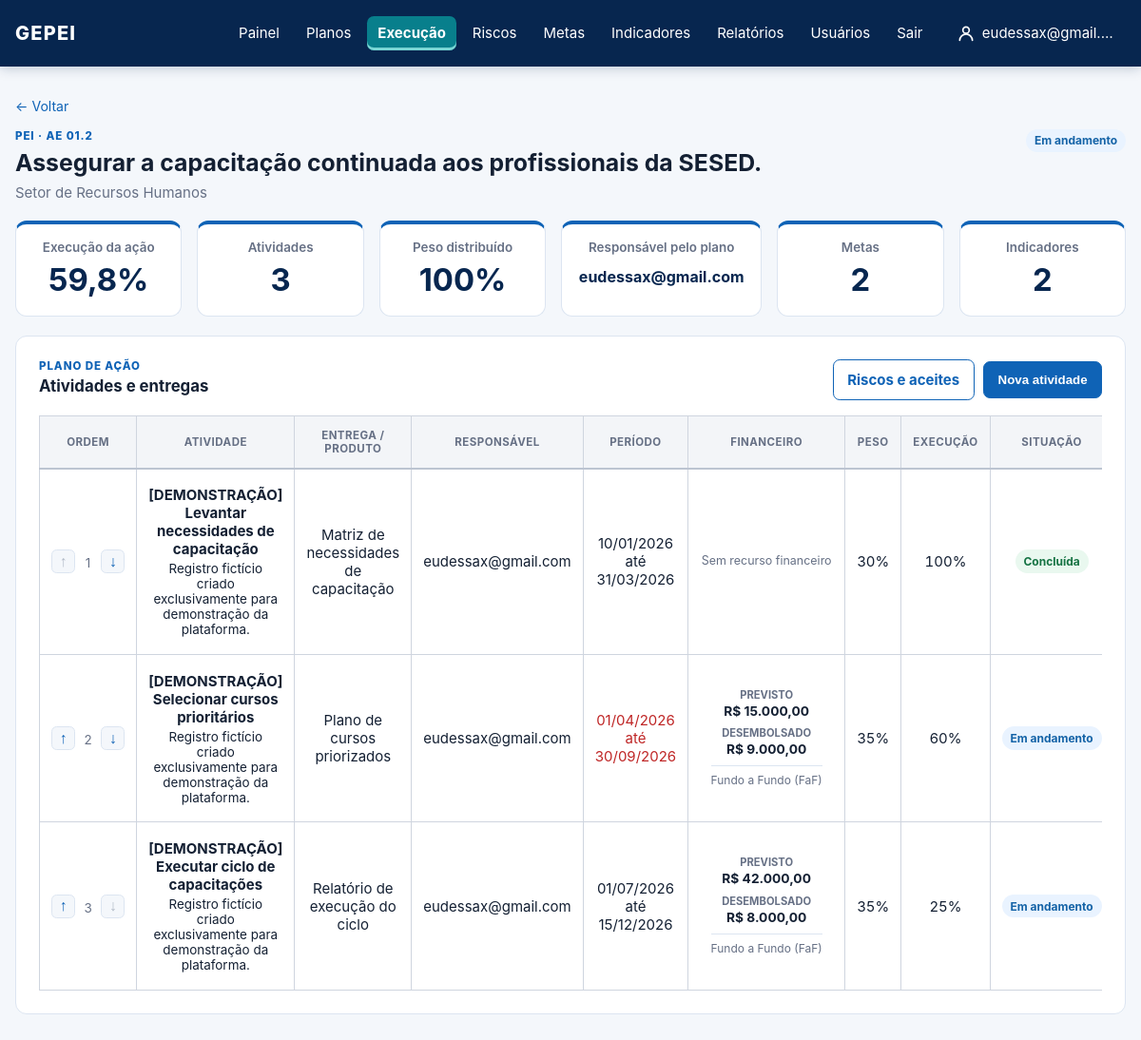
Screenshot of /planos-de-acao/2/ (signed in) with the database file from the repository.
### core/models.py (models this page shows, shortened)
class StrategicAction(models.Model):
    class Status(models.TextChoices):
        NOT_STARTED = "NAO_INICIADA", "Não iniciada"
        IN_PROGRESS = "EM_ANDAMENTO", "Em andamento"
        COMPLETED = "CONCLUIDA", "Concluída"
        DELAYED = "ATRASADA", "Atrasada"
        BLOCKED = "BLOQUEADA", "Bloqueada"
        SUSPENDED = "SUSPENSA", "Suspensa"
    artifact = models.ForeignKey(PlanArtifact, on_delete=models.PROTECT, related_name="actions")
    coordinating_unit = models.ForeignKey(OrganizationalUnit, on_delete=models.PROTECT)
    code = models.CharField(max_length=30)
    title = models.CharField(max_length=255)
    description = models.TextField(blank=True)
    due_date = models.DateField(
        null=True,
        blank=True,
        help_text="Preenchido no cronograma operacional; não é inferido da vigência do PEI.",
    )
    status = models.CharField(max_length=15, choices=Status.choices, default=Status.NOT_STARTED)
    progress = models.DecimalField(max_digits=5, decimal_places=2, default=0)
    funding_sources = models.CharField(max_length=255, blank=True)
    participating_units = models.ManyToManyField(OrganizationalUnit, related_name="participating_actions", blank=True)

class PlanArtifact(models.Model):
    class ArtifactType(models.TextChoices):
        DIMENSION = "DIMENSAO", "Dimensão BSC"
        AXIS = "EIXO", "Eixo Estratégico"
        OBJECTIVE = "OBJETIVO", "Objetivo Estratégico"
        PROJECT = "PROJETO", "Projeto Estratégico"
    plan = models.ForeignKey(Plan, on_delete=models.CASCADE, related_name="artifacts")
    parent = models.ForeignKey("self", null=True, blank=True, on_delete=models.CASCADE)
    artifact_type = models.CharField(max_length=12, choices=ArtifactType.choices)
    code = models.CharField(max_length=30, blank=True)
    title = models.CharField(max_length=255)
    description = models.TextField(blank=True)

class Plan(models.Model):
    class PlanType(models.TextChoices):
        PEI = "PEI", "PEI"
        PESP = "PESP", "PESP"
        PPA = "PPA", "PPA"
        OTHER = "OUTRO", "Outro"
    name = models.CharField(max_length=180)
    acronym = models.CharField(max_length=30)
    plan_type = models.CharField(max_length=10, choices=PlanType.choices)
    start_date = models.DateField()
    end_date = models.DateField()
    active = models.BooleanField(default=True)

class OrganizationalUnit(models.Model):
    class UnitType(models.TextChoices):
        ORGAN = "ORGAO", "Órgão"
        UNIT = "UNIDADE", "Unidade"
        SECTOR = "SETOR", "Setor"
    organization = models.ForeignKey(Organization, on_delete=models.PROTECT)
    parent = models.ForeignKey("self", null=True, blank=True, on_delete=models.PROTECT)
    name = models.CharField(max_length=180)
    acronym = models.CharField(max_length=30, blank=True)
    unit_type = models.CharField(max_length=10, choices=UnitType.choices)
    def __str__(self):
        return self.acronym or self.name

class ActionPlan(models.Model):
    action = models.OneToOneField(StrategicAction, on_delete=models.CASCADE, related_name="action_plan")
    manager = models.ForeignKey(settings.AUTH_USER_MODEL, on_delete=models.PROTECT)
    created_at = models.DateTimeField(auto_now_add=True)

class Activity(models.Model):
    class FundingSource(models.TextChoices):
        FAF = "FAF", "Fundo a Fundo (FaF)"
        CODE_0500 = "0500", "Fonte 0500"
        AGREEMENT = "CONVENIO", "Convênio"
        OTHER = "OUTRA", "Outra"
    action_plan = models.ForeignKey(ActionPlan, on_delete=models.CASCADE, related_name="activities")
    executor = models.ForeignKey(settings.AUTH_USER_MODEL, on_delete=models.PROTECT, related_name="assigned_activities")
    title = models.CharField(max_length=255)
    description = models.TextField(blank=True)
    position = models.PositiveIntegerField(default=0)
    weight = models.DecimalField(max_digits=5, decimal_places=2)
    progress = models.DecimalField(max_digits=5, decimal_places=2, default=0)
    start_date = models.DateField(null=True, blank=True)
    end_date = models.DateField()
    status = models.CharField(max_length=15, choices=StrategicAction.Status.choices, default=StrategicAction.Status.NOT_STARTED)
    expected_delivery = models.CharField(max_length=255, blank=True)
    requires_financial_resource = models.BooleanField(default=False)
    planned_cost = models.DecimalField(max_digits=14, decimal_places=2, null=True, blank=True)
    disbursed_cost = models.DecimalField(max_digits=14, decimal_places=2, null=True, blank=True)
    funding_source = models.CharField(max_length=12, choices=FundingSource.choices, blank=True)
    funding_source_other = models.CharField(max_length=160, blank=True)
    financial_responsible_unit = models.ForeignKey(
        OrganizationalUnit,
        null=True,
        blank=True,
        on_delete=models.PROTECT,
        related_name="financially_monitored_activities",
    )
    financial_reference = models.CharField(max_length=255, blank=True)
    class Meta:
        ordering = ["position", "start_date", "end_date", "id"]

### core/views.py (the view)
# urls.py: path("planos-de-acao/<int:action_id>/", views.action_plan_detail, name="action_plan_detail"),
@login_required
@permission_required("core.view_actionplan", raise_exception=True)
def action_plan_detail(request, action_id):
    action = get_object_or_404(
        scope_actions(
            StrategicAction.objects.select_related("artifact", "artifact__plan", "coordinating_unit"), request.user
        ),
        pk=action_id,
    )
    try:
        action_plan = action.action_plan
    except ActionPlan.DoesNotExist:
        action_plan = None
    if request.method == "POST" and request.POST.get("operation") == "start_plan":
        _require_permission(request.user, "add_actionplan")
        action_plan = ActionPlan.objects.create(action=action, manager=request.user)
        messages.success(request, "Plano de ação iniciado. Agora você pode cadastrar as atividades e tarefas.")
        return redirect("action_plan_detail", action_id=action.id)
    form = None
    if action_plan:
        if request.method == "POST" and request.POST.get("operation") == "add_activity":
            _require_permission(request.user, "add_activity")
            form = ActivityForm(request.POST, action_plan=action_plan)
            if form.is_valid():
                current_total = action_plan.activities.aggregate(total=Sum("weight"))["total"] or Decimal("0")
                if current_total + form.cleaned_data["weight"] > Decimal("100") and request.POST.get("confirm_rebalance") != "1":
                    form.add_error(
                        "weight",
                        "O total ultrapassaria 100%. Confirme a redistribuição dos pesos ou informe um peso menor.",
                    )
            if form.is_valid():
                with transaction.atomic():
                    activity = form.save(commit=False)
                    activity.action_plan = action_plan
                    activity.position = (action_plan.activities.aggregate(last_position=Max("position"))["last_position"] or 0) + 1
                    activity.save()
                    rebalanced = _rebalance_activity_weights(action_plan, activity)
                    _sync_action_progress(action, action_plan)
                if rebalanced:
                    messages.success(request, "Atividade incluída. Os pesos anteriores foram redistribuídos para totalizar 100%.")
                else:
                    messages.success(request, "Atividade incluída no plano de ação.")
                return redirect("action_plan_detail", action_id=action.id)
        else:
            form = ActivityForm(action_plan=action_plan)
    activities = action_plan.activities.select_related("executor", "financial_responsible_unit").all() if action_plan else []
    allocated_weight = sum((activity.weight for activity in activities), 0)
    context = {
        "action": action,
        "action_plan": action_plan,
        "activities": activities,
        "form": form,
        "allocated_weight": allocated_weight,
        "remaining_weight": 100 - allocated_weight,
        "today": timezone.localdate(),
        **_action_indicators_summary(action),
    }
    return render(request, "core/action_plan_detail.html", context)

### templates/core/action_plan_detail.html (shortened to what this page needs)
{% extends "base.html" %}
{% block content %}
  <a class="back-link" href="{% url 'action_plan_list' %}">← Voltar</a>
  <section class="action-detail-heading">
    <div><p class="eyebrow">{{ action.artifact.plan.acronym }} · {{ action.code }}</p><h1>{{ action.title }}</h1><p>{{ action.coordinating_unit.name }}</p></div>
    <div class="heading-actions"><span class="chip chip-{{ action.status|lower }}">{{ action.get_status_display }}</span></div>
  </section>
  {% if not action_plan %}
    <section class="panel start-plan-panel"><h2>Iniciar plano de ação</h2><p>O plano de ação permitirá dividir esta ação estratégica em tarefas, atribuí-las a pessoas e acompanhar entregas e prazos.</p>{% if perms.core.add_actionplan %}<form method="post">{% csrf_token %}<input type="hidden" name="operation" value="start_plan"><button class="button button-primary" type="submit">Iniciar plano de ação</button></form>{% else %}<p class="form-hint">Você não tem permissão para iniciar planos de ação.</p>{% endif %}</section>
  {% else %}
    <section class="metrics action-detail-metrics action-plan-metrics">
      <article class="metric-card metric-blue"><span>Execução da ação</span><strong>{{ action.progress|floatformat:"-1" }}%</strong></article>
      <article class="metric-card"><span>Atividades</span><strong>{{ activities|length }}</strong></article>
      <article class="metric-card {% if remaining_weight > 0 %}metric-warning{% endif %}"><span>Peso distribuído</span><strong>{{ allocated_weight|floatformat:"-1" }}%</strong></article>
      <article class="metric-card"><span>Responsável pelo plano</span><strong class="manager-name">{{ action_plan.manager.get_full_name|default:action_plan.manager.username }}</strong></article>
      {% if perms.core.view_strategictarget %}<a class="metric-card metric-link" href="{{ targets_url }}" title="Ver metas do objetivo estratégico"><span>Metas</span><strong>{{ objective_target_count }}</strong></a>{% endif %}
      {% if perms.core.view_indicator %}<a class="metric-card metric-link" href="{{ indicators_url }}" title="Ver indicadores do objetivo estratégico"><span>Indicadores</span><strong>{{ objective_indicator_count }}</strong></a>{% endif %}
    </section>
    <section class="detail-grid">
      <article class="panel task-panel"><div class="panel-heading"><div><p class="eyebrow">Plano de ação</p><h2>Atividades e entregas</h2></div><div class="panel-heading-actions">{% if perms.core.view_risk %}<a class="button button-secondary" href="{% url 'risk_map' action.id %}">Riscos e aceites</a>{% endif %}{% if perms.core.add_activity %}<button class="button button-primary" type="button" data-open-activity-form>Nova atividade</button>{% endif %}</div></div>
        {% if activities %}
          <div class="responsive-table"><table><thead><tr><th>Ordem</th><th>Atividade</th><th>Entrega / produto</th><th>Responsável</th><th>Período</th><th>Financeiro</th><th class="col-center">Peso</th><th class="col-center">Execução</th><th>Situação</th></tr></thead><tbody>{% for activity in activities %}<tr><td>{% if perms.core.change_activity %}<div class="order-controls"><form method="post" action="{% url 'activity_move' action.id activity.id 'acima' %}"><button type="submit" class="icon-button" {% if forloop.first %}disabled{% endif %} aria-label="Mover para cima">↑</button></form><span>{{ forloop.counter }}</span><form method="post" action="{% url 'activity_move' action.id activity.id 'abaixo' %}"><button type="submit" class="icon-button" {% if forloop.last %}disabled{% endif %} aria-label="Mover para baixo">↓</button></form></div>{% else %}{{ forloop.counter }}{% endif %}</td><td class="activity-title-cell"><strong>{{ activity.title }}</strong><span>{{ activity.description|default:"Sem descrição"|truncatechars:80 }}</span></td><td>{{ activity.expected_delivery|default:"A definir" }}</td><td>{{ activity.executor.get_full_name|default:activity.executor.username }}</td><td class="period-cell {% if activity.end_date < today and activity.status != 'CONCLUIDA' and activity.status != 'SUSPENSA' %}deadline-overdue{% endif %}">{{ activity.start_date|date:"d/m/Y" }}<br>até<br>{{ activity.end_date|date:"d/m/Y" }}</td><td>{% if activity.requires_financial_resource %}<div class="financial-summary"><div><span>Previsto</span><strong>R$ {{ activity.planned_cost|default:0|floatformat:"2g" }}</strong></div><div><span>Desembolsado</span><strong>R$ {{ activity.disbursed_cost|default:0|floatformat:"2g" }}</strong></div><small>{{ activity.get_funding_source_display|default:"Fonte a informar" }}</small></div>{% else %}<span class="financial-empty">Sem recurso financeiro</span>{% endif %}</td><td class="percentage-cell">{{ activity.weight|floatformat:"-1" }}%</td><td class="percentage-cell">{{ activity.progress|floatformat:"-1" }}%</td><td><span class="chip chip-{{ activity.status|lower }}">{{ activity.get_status_display }}</span></td></tr>{% endfor %}</tbody></table></div>
        {% else %}<div class="empty-state"><strong>Ainda não há atividades cadastradas.</strong><span>Clique em “Nova atividade” para cadastrar a primeira tarefa do plano de ação.</span></div>{% endif %}
      </article>
    </section>
{% endif %}
{% endblock %}

### templates/base.html (shortened to what this page needs)
{% load static %}
<!doctype html>
<html lang="pt-br">
<head>
  <link rel="stylesheet" href="{% static 'css/gepei.css' %}?v=20261014-6">
</head>
<body>
  <header class="topbar">
    <a class="brand" href="{% url 'dashboard' %}">GEPEI</a>
    {% if user.is_authenticated %}
      <nav>
        <a href="{% url 'dashboard' %}" {% if request.path == '/' %}class="nav-active" aria-current="page"{% endif %}>Painel</a>
        {% if perms.core.view_plan %}<details class="nav-plans{% if '/pei/' in request.path %} nav-active{% endif %}">
          <summary {% if '/pei/' in request.path %}aria-current="page"{% endif %}>Planos</summary>
        </details>{% endif %}
        {% if perms.core.view_actionplan %}<a href="{% url 'action_plan_list' %}" {% if '/planos-de-acao/' in request.path and '/riscos/' not in request.path %}class="nav-active" aria-current="page"{% endif %}>Execução</a>{% endif %}
        {% if perms.core.view_risk %}<a href="{% url 'risk_overview' %}" {% if '/riscos/' in request.path %}class="nav-active" aria-current="page"{% endif %}>Riscos</a>{% endif %}
        {% if perms.core.view_strategictarget %}<a href="{% url 'target_overview' %}" {% if '/metas/' in request.path %}class="nav-active" aria-current="page"{% endif %}>Metas</a>{% endif %}
        {% if perms.core.view_indicator %}<a href="{% url 'indicator_overview' %}" {% if '/indicadores/' in request.path %}class="nav-active" aria-current="page"{% endif %}>Indicadores</a>{% endif %}
        {% if perms.core.view_reportcycle %}<a href="{% url 'report_cycle_overview' %}" {% if '/relatorios/' in request.path %}class="nav-active" aria-current="page"{% endif %}>Relatórios</a>{% endif %}
        {% if perms.auth.view_user or perms.auth.view_group %}
        <details class="nav-plans{% if '/usuarios/' in request.path %} nav-active{% endif %}">
          <summary {% if '/usuarios/' in request.path %}aria-current="page"{% endif %}>Usuários</summary>
        </details>
        {% endif %}
        <form method="post" action="{% url 'logout' %}">
          <button type="submit">Sair</button>
        </form>
        <a class="nav-user{% if request.path == '/minha-conta/' %} nav-active{% endif %}" href="{% url 'profile_edit' %}" title="Minha conta">
          <svg width="20" height="20" viewBox="0 0 24 24" fill="none" stroke="currentColor" stroke-width="2" stroke-linecap="round" stroke-linejoin="round" aria-hidden="true"><circle cx="12" cy="8" r="4"/><path d="M4 21c0-4.4 3.6-8 8-8s8 3.6 8 8"/></svg>
          <span>{{ user.first_name|default:user.username }}</span>
        </a>
      </nav>
    {% endif %}
  </header>
  <main class="container">
    {% block content %}{% endblock %}
  </main>
</body>
</html>

### rows the page displays
StrategicAction: artifact.plan.acronym "PEI", code "AE 01.2", title "Assegurar a capacitação continuada aos profissionais da SESED.", coordinating_unit.name "Setor de Recursos Humanos", status "Em andamento", progress "59,8"
ActionPlan: manager.get_full_name "eudessax@gmail.com"
Activity: title "[DEMONSTRAÇÃO] Levantar necessidades de capacitação", description "Registro fictício criado exclusivamente para demonstração da plataforma.", expected_delivery "Matriz de necessidades de capacitação", executor.get_full_name "eudessax@gmail.com", start_date "10/01/2026", end_date "31/03/2026", requires_financial_resource "Sem recurso financeiro", weight "30", progress "100", status "Concluída"
Activity: title "[DEMONSTRAÇÃO] Selecionar cursos prioritários", description "Registro fictício criado exclusivamente para demonstração da plataforma.", expected_delivery "Plano de cursos priorizados", executor.get_full_name "eudessax@gmail.com", start_date "01/04/2026", end_date "30/09/2026", planned_cost "15.000,00", disbursed_cost "9.000,00", funding_source "Fundo a Fundo (FaF)", weight "35", progress "60", status "Em andamento"
Activity: title "[DEMONSTRAÇÃO] Executar ciclo de capacitações", description "Registro fictício criado exclusivamente para demonstração da plataforma.", expected_delivery "Relatório de execução do ciclo", executor.get_full_name "eudessax@gmail.com", start_date "01/07/2026", end_date "15/12/2026", planned_cost "42.000,00", disbursed_cost "8.000,00", funding_source "Fundo a Fundo (FaF)", weight "35", progress "25", status "Em andamento"

### other values shown
{{ user.first_name|default:user.username }} "eudessax@gmail.…"
{{ activities|length }} "3"
{{ allocated_weight|floatformat:"-1" }} "100"
{{ objective_target_count }} "2"
{{ objective_indicator_count }} "2"
